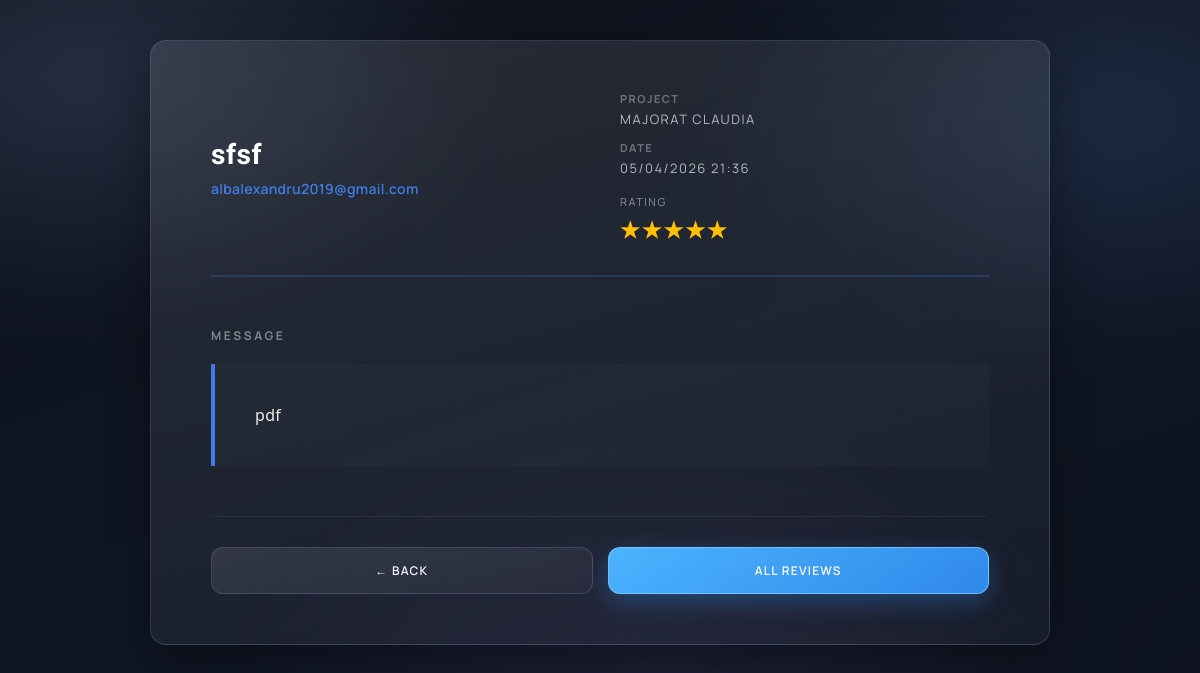
The page /admin/review/12 (signed in) on the database its author committed.
### app.py (models this page shows)
class Review(db.Model):
    id = db.Column(db.Integer, primary_key=True)
    name = db.Column(db.String(100), nullable=False)
    email = db.Column(db.String(120), nullable=False)
    rating = db.Column(db.Integer, nullable=False)
    comment = db.Column(db.Text, nullable=True)
    date = db.Column(db.String(20), nullable=False)
    folder = db.Column(db.String(200), nullable=True)

### app.py (the view)
@app.route('/admin/review/<int:review_id>')
def view_review_fullscreen(review_id):
    if not session.get('is_admin'):
        return redirect(url_for('admin_login'))
    try:
        review = Review.query.get(review_id)
        if not review:
            return "Review not found", 404
        review_data = {
            'id': review.id,
            'name': review.name,
            'email': review.email,
            'rating': review.rating,
            'comment': review.comment,
            'date': review.date,
            'folder': review.folder
        }
        return render_template('review_fullscreen.html', review=review_data)
    except Exception as e:
        logger.error(f"Error loading review: {e}")
        return "Error loading review", 500

### app.py (called while the page is built, shortened)
def get_locale():
    lang = request.args.get('lang')
    if lang and lang in app.config['BABEL_SUPPORTED_LOCALES']:
        session['lang'] = lang
        return lang
    lang = session.get('lang')
    if lang and lang in app.config['BABEL_SUPPORTED_LOCALES']:
        return lang
    return request.accept_languages.best_match(app.config['BABEL_SUPPORTED_LOCALES']) or 'ro'

def load_external_hdd():
    try:
        if os.path.exists(EXTERNAL_HDD_CONFIG_FILE):
            with open(EXTERNAL_HDD_CONFIG_FILE, 'r') as f:
                config = json.load(f)
                return config.get('path', '/Volumes/media/Uploads_Atestat')
    except:
        pass
    return '/Volumes/media/Uploads_Atestat'

def load_selected_folders():
    try:
        if os.path.exists(SELECTED_FOLDERS_FILE):
            with open(SELECTED_FOLDERS_FILE, 'r') as f:
                return json.load(f)
    except:
        pass
    return {}

@app.before_request
def make_session_permanent():
    session.permanent = True

@app.after_request
def add_static_cache_headers(response):
    if request.path.startswith('/static/'):
        response.headers['Cache-Control'] = 'public, max-age=31536000'  # 1 an
        response.headers['X-Accel-Expires'] = '31536000'
    return response

def get_base_dir():
    external_hdd = load_external_hdd()  # Citește direct din fișier pentru multi-worker
    if os.path.exists(external_hdd):
        return external_hdd
    if os.path.exists(LOCAL_FOLDER):
        return LOCAL_FOLDER
    return STRUCTURED_CACHE

def is_offline_mode():
    return get_base_dir() == STRUCTURED_CACHE

def _is_folder_selected(rel, selected_folders_config, volume_name=None):
    if volume_name is None:
        return True

def normalize_folder_name(folder_name):
    if folder_name is None:
        return ''
    cleaned = str(folder_name).replace('\\', '/').strip('/')
    if not cleaned:
        return ''
    normalized = os.path.normpath(cleaned).replace('\\', '/')
    if normalized in ('', '.'):
        return ''
    if normalized == '..' or normalized.startswith('../') or '/..' in normalized:
        return None
    return normalized

def _folder_prefixes(folder_name):
    normalized = normalize_folder_name(folder_name)
    if normalized in (None, ''):
        return []
    parts = normalized.split('/')
    prefixes = []
    for i in range(1, len(parts) + 1):
        prefixes.append('/'.join(parts[:i]))
    return prefixes

### templates/review_fullscreen.html (shortened to what this page needs)
<!DOCTYPE html>
<html lang="{{ current_lang }}">
<head>
    <link rel="stylesheet" href="{{ url_for('static', filename='css/site-refresh.css') }}">
    <link rel="stylesheet" href="{{ url_for('static', filename='css/mobile-ux.css') }}">
</head>
<body>
<div class="review-fullscreen-container">
    <div class="review-header">
        <div class="review-client">
            <div class="review-client-name">{{ review.name }}</div>
            <div class="review-client-email">{{ review.email }}</div>
        </div>
        <div class="review-meta">
            <div class="review-meta-item">
                <strong>{{ _('Project') }}</strong>
                {{ review.folder|replace('_', ' ')|upper }}
            </div>
            <div class="review-meta-item">
                <strong>{{ _('Date') }}</strong>
                {{ review.date }}
            </div>
            <div class="review-rating">
                <span class="rating-label">{{ _('Rating') }}</span>
                <div class="stars">
                    {% for i in range(review.rating) %}★{% endfor %}
                </div>
            </div>
        </div>
    </div>
    <div class="review-body">
        <span class="review-body-title">{{ _('Message') }}</span>
        <div class="review-comment">
            {{ review.comment }}
        </div>
    </div>
    <div class="review-footer">
        <button class="btn" onclick="window.history.back()">← {{ _('Back') }}</button>
        <a href="/admin/all-reviews" class="btn btn-primary">{{ _('All Reviews') }}</a>
    </div>
</div>
</body>
</html>

### static/css/site-refresh.css (style rules this page uses)
:root { --ui-bg: #07090f; --ui-surface: rgba(18, 22, 32, 0.8); --ui-surface-strong: rgba(20, 26, 38, 0.9); --ui-border: rgba(150, 191, 255, 0.18); --ui-text: #f4f7ff; --ui-text-soft: rgba(231, 237, 255, 0.7); --ui-accent: #47a8ff; --ui-accent-soft: rgba(71, 168, 255, 0.18); --ui-danger: #ff7d87; --ui-radius-xl: 22px; --ui-radius-lg: 16px; --ui-shadow: 0 16px 46px rgba(0, 0, 0, 0.38); }
html, body { min-height: 100%; }
body { color: var(--ui-text); font-family: 'Manrope', 'Sora', sans-serif; position: relative; isolation: isolate; }
body::before { content: ''; position: fixed; inset: -10%; z-index: -2; pointer-events: none; background: radial-gradient(42% 36% at 14% 16%, rgba(128, 144, 198, 0.22), transparent 70%), radial-gradient(38% 34% at 85% 20%, rgba(94, 128, 182, 0.2), transparent 72%), radial-gradient(45% 40% at 55% 84%, rgba(112, 98, 156, 0.18), transparent 73%), linear-gradient(160deg, #0d1118 0%, #101624 54%, #0b1019 100%); filter: blur(34px) saturate(108%); transform: translateZ(0); }
h1, h2, h3, .section-title, .title-badge, .review-client-name, .header-center-area { font-family: 'Sora', 'Manrope', sans-serif; letter-spacing: 0.02em; }
.header-capsule, .btn, .btn-header, .btn-submit, .btn-back, .btn-unlock, .submit-btn, .btn-view, .btn-welcome, .back-link { border-radius: 12px !important; border: 1px solid var(--ui-border) !important; background: linear-gradient(165deg, rgba(255, 255, 255, 0.1), rgba(255, 255, 255, 0.03)) !important; color: var(--ui-text) !important; transition: transform 0.18s ease, box-shadow 0.18s ease, border-color 0.18s ease, background 0.18s ease; }
.header-capsule.active-mode, .btn-primary, .btn-explore, .submit-btn, .btn-unlock, .btn-submit { background: linear-gradient(145deg, #4cb4ff, #2f88ea) !important; border-color: rgba(133, 208, 255, 0.72) !important; color: #fff !important; box-shadow: 0 8px 24px rgba(47, 136, 234, 0.34); }
.stat-card, .action-card, .upload-card, .login-card, .unlock-card, .review-fullscreen-container, .review-card, .folder-item, .card, .service-card, .contact-cta, .empty-content, .reviews-table-wrapper, .status-msg-square-box, .unlock-modal-content { background: linear-gradient(165deg, rgba(255, 255, 255, 0.1), rgba(255, 255, 255, 0.03)) !important; border: 1px solid var(--ui-border) !important; border-radius: var(--ui-radius-lg) !important; box-shadow: var(--ui-shadow); }

### static/css/mobile-ux.css (style rules this page uses)
:root { --touch-target: 44px; }

### rows shown on the page
Review: name "sfsf", email "albalexandru2019@gmail.com", folder "MAJORAT CLAUDIA", date "05/04/2026 21:36", comment "pdf"
